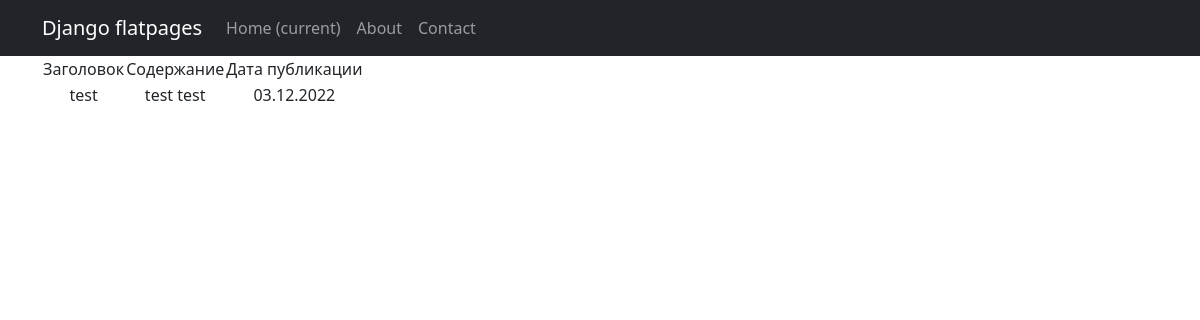
/news/6, run on the app's committed database.
### D5/models.py (models this page shows, shortened)
class Post(models.Model):
    news = 'nws'
    article = 'art'
    change = [(news, 'Новость'), (article, 'Статья')]
    author_id = models.ForeignKey(Author, on_delete=models.CASCADE)
    changes = models.CharField(choices=change, max_length=3)
    dt_create = models.DateTimeField(auto_now_add=True)
    category_id = models.ManyToManyField(Category, through='PostCategory')
    title = models.CharField(max_length=255)
    text = models.TextField()
    rank_post = models.IntegerField(default=0)

### D5/views.py (the view)
# urls.py: path('<int:id>', NewsDetail.as_view(), name='new'),
class NewsDetail(DetailView):
    model = Post
    template_name = 'new.html'
    context_object_name = 'new'
    pk_url_kwarg = 'id'

### templates/new.html (shortened to what this page needs)
{% extends 'flatpages/default.html' %}
{% block content %}
{% if new %}
    <table>
        <tr>
            <td>Заголовок</td>
            <td>Содержание</td>
            <td>Дата публикации</td>
        </tr>
        <tr>
            <td>{{new.title}}</td>
            <td>{{new.text}}</td>
            <td>{{new.dt_create|date:'d.m.Y'}}</td>
        </tr>
    </table>
{% else %}
    <h3>Нет такой новости</h3>
{% endif %}
{% endblock content %}

### data on the page
Post: title "test", text "test test", dt_create "03.12.2022"
